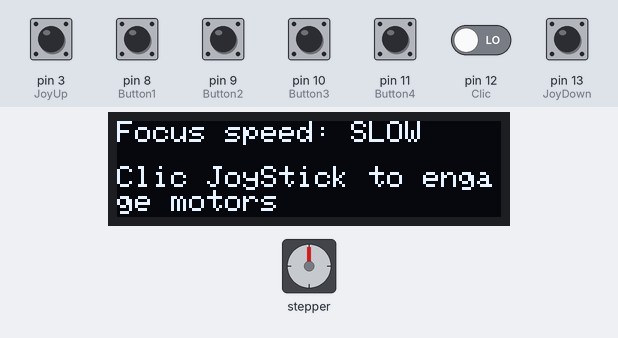
Simulated run of this sketch. Board: Arduino Uno, built with avr-gcc and run on an emulated ATmega328P. Shown: stepper motor, 128×32 one-colour display. Wiring (inferred from the names in the program): stepper motor driver (200 steps per turn assumed): step pin 5; direction pin 4. The test bench sets the inputs (shaded band); at power-on: pin 3 (JoyUp), pin 8 (Button1), pin 9 (Button2), pin 10 (Button3), pin 11 (Button4), pin 12 (Clic), pin 13 (JoyDown) LOW. The display library's start-up logo is not drawn; what the sketch prints to the serial monitor is not drawn.

Above: at 3.3 s.
3.4 s: pin 12 (Clic) driven HIGH
At 5.6 s:
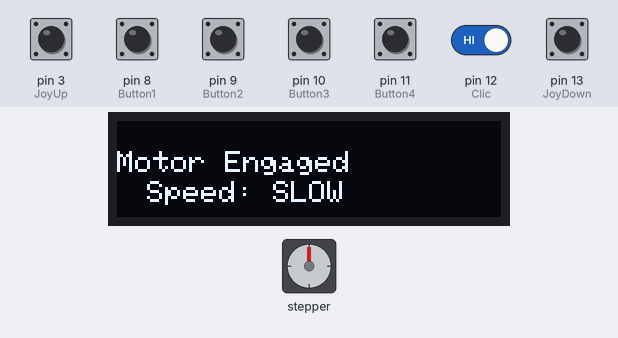
6.4 s: pin 8 (Button1) pulled HIGH for 0.15 s
At 9.2 s:
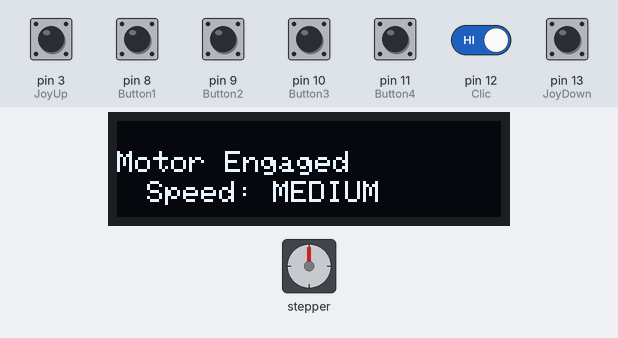
9.5 s: pin 10 (Button3) pulled HIGH for 1 s
At 12.0 s:
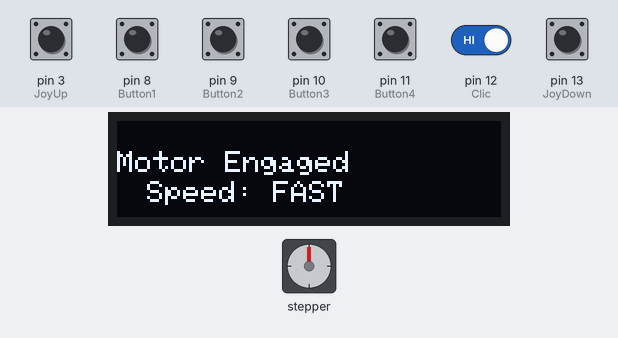
13.1 s: pin 11 (Button4) pulled HIGH for 1 s
At 15.7 s:
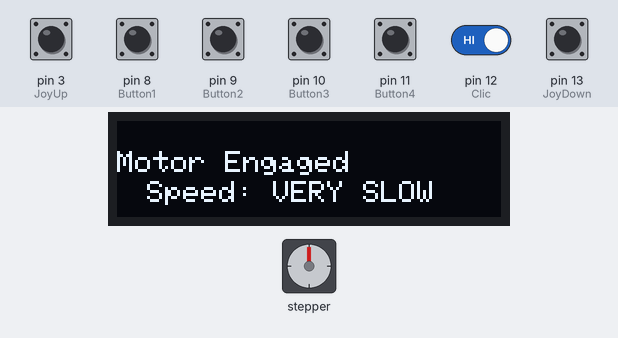
16.7 s: pin 13 (JoyDown) pulled HIGH for 1 s
At 17.8 s:
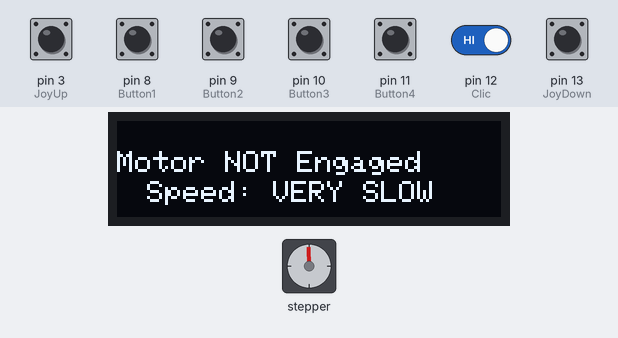
20.7 s: pin 9 (Button2) pulled HIGH for 1 s
At 24.7 s:
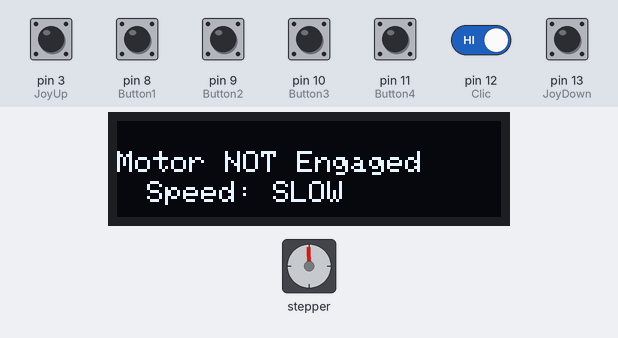
Timing chart, 0 to 25.7 s (numbered marks = the images above; inputs shaded):
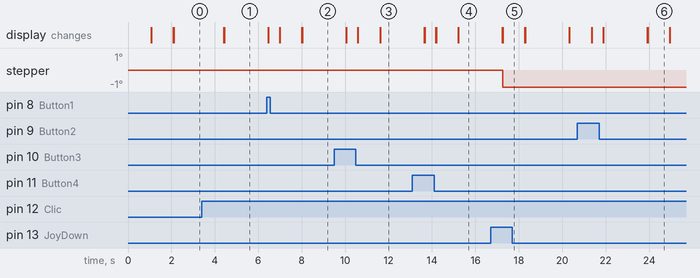

The sketch:

Step_Motor_Test_1.ino
```cpp
// Drive Stepper motor using A4988 stepper motor driver
// inspired from iknowvations.in
// Step motor control for Telescope manual focuser
// Arduino UNO based
// 4 Buttons, 1 joystick with central clic, OLED 128/32 I2c
// Alain Rymar
//*********************************************************


#include <SPI.h>
#include <Wire.h>
#include <Adafruit_GFX.h>
#include <Adafruit_SSD1306.h>

#define SCREEN_WIDTH 128 // OLED display width, in pixels
#define SCREEN_HEIGHT 32 // OLED display height, in pixels
// Declaration for an SSD1306 display connected to I2C (SDA, SCL pins)
#define OLED_RESET     -1 // Reset pin # (or -1 if sharing Arduino reset pin)
Adafruit_SSD1306 display(SCREEN_WIDTH, SCREEN_HEIGHT, &Wire, OLED_RESET);

// first define the pins
const int DirPin = 4;    // this pin defines direction CW or CCW
const int StepPin = 5;   // pulse this pin to move one step
const int Button1 = 8;  // Button 1 Slow Speed
const int Button2 = 9;  // Button 2 Medium Speed
const int Button3 = 10; // Button 3 Fast Speed
const int Button4 = 11; // Button 4 Very Slow Speed
const int JoyUp = 3;    // Joystick Up
const int JoyDown = 13; // Joystick Down
const int Sleep = 7;    // Motor Sleep, engage and dis-engage Motor. Allow Manual focus if dis-engaged
const int Clic = 12;    // Joystick Clic
// Define Variables
int SPR = 1600;    // Steps per revolution, Rotation Speed
int Speed;
int buttonState;        // ButtonState variable
int Motor;              // Motor engaged or not
String MotorSpeed = "";

void setup()
{
  // Make pins as Outputs
  pinMode(StepPin, OUTPUT);
  pinMode(DirPin, OUTPUT);
  pinMode(Button1, INPUT); //Speed 800 (steps per 360°)
  pinMode(Button2, INPUT); //Speed 1600
  pinMode(Button3, INPUT); //Speed 400
  pinMode(Button4, INPUT); //Speed 3200
  pinMode(JoyUp, INPUT);
  pinMode(JoyDown, INPUT);
  pinMode(A0,OUTPUT);      // MS1
  pinMode(A1,OUTPUT);      // MS2
  pinMode(A2,OUTPUT);      // MS3
  pinMode(Sleep, OUTPUT);  // Sleep motor drive pin control
  pinMode(Clic, INPUT);    // Jokstick Clic, engage and dis-engage motor
  //Set MSx port on a4988 to Slow: 1600 steps to 360 motor turn
  digitalWrite(A0,HIGH);  //Default retation 1600 step per 360°
  digitalWrite(A1,HIGH);
  digitalWrite(A2,LOW);
  digitalWrite(StepPin, LOW);
  digitalWrite(Sleep, LOW);  //Motor not engaged at boot
  Motor = 0;    //Motor not engaged

  //Setup OLED Screen
  // SSD1306_SWITCHCAPVCC = generate display voltage from 3.3V internally
  if(!display.begin(SSD1306_SWITCHCAPVCC, 0x3C)) {
    Serial.println(F("SSD1306 allocation failed"));
    for(;;); // Don't proceed, loop forever
  }
  display.display();
  delay(1000); // Pause for 2 seconds
  // Clear the buffer
  display.clearDisplay();
  display.display();
  display.clearDisplay();
  display.setTextSize(1);             // Normal 1:1 pixel scale
  display.setTextColor(WHITE);        // Draw white text
  display.setCursor(0,0);             // Start at top-left corner
  display.println(F("Focuser Motor Control"));
  display.setCursor(17,20);
  display.println(F("Dev by Alain Rymar"));
  display.display();
  delay(1000);
  display.clearDisplay();
  display.display();
  display.setCursor(0,0);
  display.println(F("Focus speed: SLOW"));
  display.setCursor(0,15);
  display.println(F("Clic JoyStick to engage motors"));
  display.display();

}
// Program Loop
void loop()
{
Serial.begin(115200);
//Serial.println("Start Button Check");
buttonState = digitalRead(Button1);     // read Button 1
if (buttonState == 1){
//Serial.print("Button1: ");
//Serial.println(buttonState);
     Speed800();
     SPR=800;
     MotorSpeed = "MEDIUM";
     delay(500);
     display.clearDisplay();
     display.display();
     if (Motor == 0) {
      display.setCursor(0,10);
      display.println(F("Motor NOT Engaged"));
      }
     if (Motor == 1) {
      display.setCursor(0,10);
      display.println(F("Motor Engaged"));
     }
     display.setCursor(10,20);
     display.print(F("Speed: "));
     display.println(MotorSpeed);
     display.display();

}
buttonState = digitalRead(Button2);    // read Button 2
if (buttonState == 1){
//Serial.print("Button2: ");
//Serial.println(buttonState);
     Speed1600();
     SPR=1600;
     MotorSpeed = "SLOW";
     delay(500);
     display.clearDisplay();
     display.display();
     if (Motor == 0) {
      display.setCursor(0,10);
      display.println(F("Motor NOT Engaged"));
      }
     if (Motor == 1) {
      display.setCursor(0,10);
      display.println(F("Motor Engaged"));
     }
     display.setCursor(10,20);
     display.print(F("Speed: "));
     display.println(MotorSpeed);
     display.display();
}

buttonState = digitalRead(Button3);   // read Button 3
if (buttonState == 1){
//Serial.print("Button3: ");
//Serial.println(buttonState);
     Speed400();
     SPR=400;
     MotorSpeed = "FAST";
     delay(500);
     display.clearDisplay();
     display.display();
     if (Motor == 0) {
      display.setCursor(0,10);
      display.println(F("Motor NOT Engaged"));
      }
     if (Motor == 1) {
      display.setCursor(0,10);
      display.println(F("Motor Engaged"));
     }
     display.setCursor(10,20);
     display.print(F("Speed: "));
     display.println(MotorSpeed);
     display.display();
}

buttonState = digitalRead(Button4);   // read Button 4
if (buttonState == 1){
//Serial.print("Button4: ");
//Serial.println(buttonState);
     Speed3200();
     SPR=3200;
     MotorSpeed = "VERY SLOW";
     delay(500);
     display.clearDisplay();
     display.display();
     if (Motor == 0) {
      display.setCursor(0,10);
      display.println(F("Motor NOT Engaged"));
      }
     if (Motor == 1) {
      display.setCursor(0,10);
      display.println(F("Motor Engaged"));
     }
     display.setCursor(10,20);
     display.print(F("Speed: "));
     display.println(MotorSpeed);
     display.display();
}

buttonState = digitalRead(JoyUp);   // read JoyStick UP
if (buttonState == 1){
//Serial.print("JoyUp: ");
//Serial.println(buttonState);
FocusIn(SPR);        // Focus In
delay(10);
}

buttonState = digitalRead(JoyDown);  // read JoyStick Down
if (buttonState == 1){
//Serial.print("JoyDown: ");
//Serial.println(buttonState);
delay(10);
FocusOut(SPR);       // Focus Out
}

buttonState = digitalRead(Clic);  //engage motors or not on Joystick Clic
if (buttonState == 1){
  Serial.print("Clic: ");
  Serial.println(buttonState);
  delay(1000);
  if (Motor == 0){                //Check if Motor is engaged, 0 = Not engaged, 1 = Engaged
     Motor = 1;
     //Serial.print("Motor = ");
     //Serial.println(Motor);
     //delay(500);
     display.clearDisplay();
       if (SPR == 400) {MotorSpeed = "FAST";}
       if (SPR == 800) {MotorSpeed = "MEDIUM";}
       if (SPR == 1600) {MotorSpeed = "SLOW";}
       if (SPR == 3200) {MotorSpeed = "VERY SLOW";}
     display.setCursor(0,10);
     display.println(F("                       "));
     display.setCursor(10,25);
     display.println(F("                         "));
     display.display();
     display.setCursor(0,10);
     display.println(F("Motor Engaged"));
     display.setCursor(10,20);
     display.print(F("Speed: "));
     display.println(MotorSpeed);
     display.display();
     digitalWrite(Sleep, HIGH);   //Engage Step Motor
  }
else if (Motor == 1) {           //Check if Motor is engaged, 0 = Not engaged, 1 = Engaged
  Serial.print("Clic: ");
  Serial.println(buttonState);
  delay(1000);
  Motor = 0;
  //Serial.print("Motor = ");
  //Serial.println(Motor);
  //delay(500);
  display.clearDisplay();
       if (SPR == 400) {MotorSpeed = "FAST";}
       if (SPR == 800) {MotorSpeed = "MEDIUM";}
       if (SPR == 1600) {MotorSpeed = "SLOW";}
       if (SPR == 3200) {MotorSpeed = "VERY SLOW";}
     display.setCursor(0,10);
     display.println(F("                       "));
     display.setCursor(10,25);
     display.println(F("                         "));
     display.display();
     display.setCursor(0,10);
     display.println(F("Motor NOT Engaged"));
     display.setCursor(10,20);
     display.print(F("Speed: "));
     display.println(MotorSpeed);
     display.display();
  digitalWrite(Sleep, LOW);    // Disengage Step Motor
  }
//delay(250);
}    //end of Clic
}    // end of Loop

void FocusIn(int Speed){
    // rotate shaft clockwise
    digitalWrite(DirPin, HIGH);   // defines the direction to clockwise
    digitalWrite(StepPin, HIGH);
    delayMicroseconds(1000);
    digitalWrite(StepPin, LOW);
    delayMicroseconds(1000);
    }

void FocusOut(int Speed){
  // Now rotate shaft counterclockwise
    digitalWrite(DirPin, LOW);
    digitalWrite(StepPin, HIGH);
    delayMicroseconds(1000);
    digitalWrite(StepPin, LOW);
    delayMicroseconds(1000);
    }

void Speed200() {   //Speed 200
    //Set MSx port on a4988 (MS1/MS2/MS3) to H/L/L: 200 steps to 360 motor turn
  digitalWrite(A0,LOW);
  digitalWrite(A1,LOW);
  digitalWrite(A2,LOW);
}
void Speed400() {   //Speed 400
    //Set MSx port on a4988 (MS1/MS2/MS3) to L/H/L: 400 steps to 360 motor turn
  digitalWrite(A0,HIGH);
  digitalWrite(A1,LOW);
  digitalWrite(A2,LOW);
}
void Speed800() {   //Speed 800
    //Set MSx port on a4988 (MS1/MS2/MS3) to L/H/L: 800 steps to 360 motor turn
  digitalWrite(A0,LOW);
  digitalWrite(A1,HIGH);
  digitalWrite(A2,LOW);
}
void Speed1600() {   //Speed 1600
    //Set MSx port on a4988 (MS1/MS2/MS3) to H/H/L: 1600 steps to 360 motor turn
  digitalWrite(A0,HIGH);
  digitalWrite(A1,HIGH);
  digitalWrite(A2,LOW);
}
void Speed3200() {   //Speed 3200
    //Set MSx port on a4988 (MS1/MS2/MS3) to H/H/H: 3200 steps to 360 motor turn
  digitalWrite(A0,HIGH);
  digitalWrite(A1,HIGH);
  digitalWrite(A2,HIGH);
}
```

Measured:
- after the input at 3.4 s, the display: first changes after 1.0 s (image 1 shows a later state)
- after the input at 6.4 s, the display: first differs from a run without the input after 0.60 s (image 2 shows a later state)
- after the input at 9.5 s, the display: first differs from a run without the input after 1.1 s (image 3 shows a later state)
- after the input at 13.1 s, the display: first differs from a run without the input after 1.1 s (image 4 shows a later state)
- after the input at 20.7 s, the display: first differs from a run without the input after 1.2 s (image 6 shows a later state)
- what the display in image 6 shows lasts 1.0 s, from 23.9 s to 24.9 s
